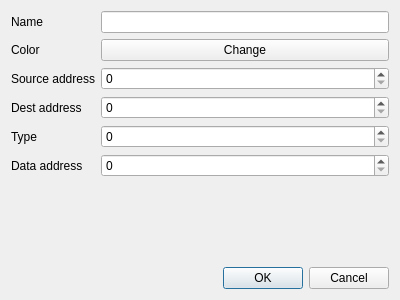
<?xml version="1.0" encoding="UTF-8"?>
<ui version="4.0">
 <class>dialogFilterFiller</class>
 <widget class="QDialog" name="dialogFilterFiller">
  <property name="geometry">
   <rect>
    <x>0</x>
    <y>0</y>
    <width>400</width>
    <height>300</height>
   </rect>
  </property>
  <property name="windowTitle">
   <string>Filter setup</string>
  </property>
  <layout class="QVBoxLayout" name="verticalLayout">
   <item>
    <layout class="QFormLayout" name="formLayout">
     <property name="fieldGrowthPolicy">
      <enum>QFormLayout::AllNonFixedFieldsGrow</enum>
     </property>
     <item row="0" column="0">
      <widget class="QLabel" name="label_5">
       <property name="text">
        <string>Name</string>
       </property>
      </widget>
     </item>
     <item row="0" column="1">
      <widget class="QLineEdit" name="editName"/>
     </item>
     <item row="1" column="0">
      <widget class="QLabel" name="label_6">
       <property name="text">
        <string>Color</string>
       </property>
      </widget>
     </item>
     <item row="1" column="1">
      <widget class="QPushButton" name="butColor">
       <property name="text">
        <string>Change</string>
       </property>
      </widget>
     </item>
     <item row="2" column="0">
      <widget class="QLabel" name="label">
       <property name="text">
        <string>Source address</string>
       </property>
      </widget>
     </item>
     <item row="2" column="1">
      <widget class="QSpinBox" name="spinSourceAddr">
       <property name="maximum">
        <number>8</number>
       </property>
      </widget>
     </item>
     <item row="3" column="0">
      <widget class="QLabel" name="label_2">
       <property name="text">
        <string>Dest address</string>
       </property>
      </widget>
     </item>
     <item row="3" column="1">
      <widget class="QSpinBox" name="spinDestAddr">
       <property name="maximum">
        <number>8</number>
       </property>
      </widget>
     </item>
     <item row="4" column="0">
      <widget class="QLabel" name="label_3">
       <property name="text">
        <string>Type</string>
       </property>
      </widget>
     </item>
     <item row="4" column="1">
      <widget class="QSpinBox" name="spinType">
       <property name="maximum">
        <number>7</number>
       </property>
      </widget>
     </item>
     <item row="5" column="0">
      <widget class="QLabel" name="label_4">
       <property name="text">
        <string>Data address</string>
       </property>
      </widget>
     </item>
     <item row="5" column="1">
      <widget class="QSpinBox" name="spinDataAddr">
       <property name="maximum">
        <number>65536</number>
       </property>
      </widget>
     </item>
    </layout>
   </item>
   <item>
    <widget class="QDialogButtonBox" name="buttonBox">
     <property name="orientation">
      <enum>Qt::Horizontal</enum>
     </property>
     <property name="standardButtons">
      <set>QDialogButtonBox::Cancel|QDialogButtonBox::Ok</set>
     </property>
    </widget>
   </item>
  </layout>
 </widget>
 <resources/>
 <connections>
  <connection>
   <sender>buttonBox</sender>
   <signal>accepted()</signal>
   <receiver>dialogFilterFiller</receiver>
   <slot>accept()</slot>
   <hints>
    <hint type="sourcelabel">
     <x>248</x>
     <y>254</y>
    </hint>
    <hint type="destinationlabel">
     <x>157</x>
     <y>274</y>
    </hint>
   </hints>
  </connection>
  <connection>
   <sender>buttonBox</sender>
   <signal>rejected()</signal>
   <receiver>dialogFilterFiller</receiver>
   <slot>reject()</slot>
   <hints>
    <hint type="sourcelabel">
     <x>316</x>
     <y>260</y>
    </hint>
    <hint type="destinationlabel">
     <x>286</x>
     <y>274</y>
    </hint>
   </hints>
  </connection>
 </connections>
</ui>
